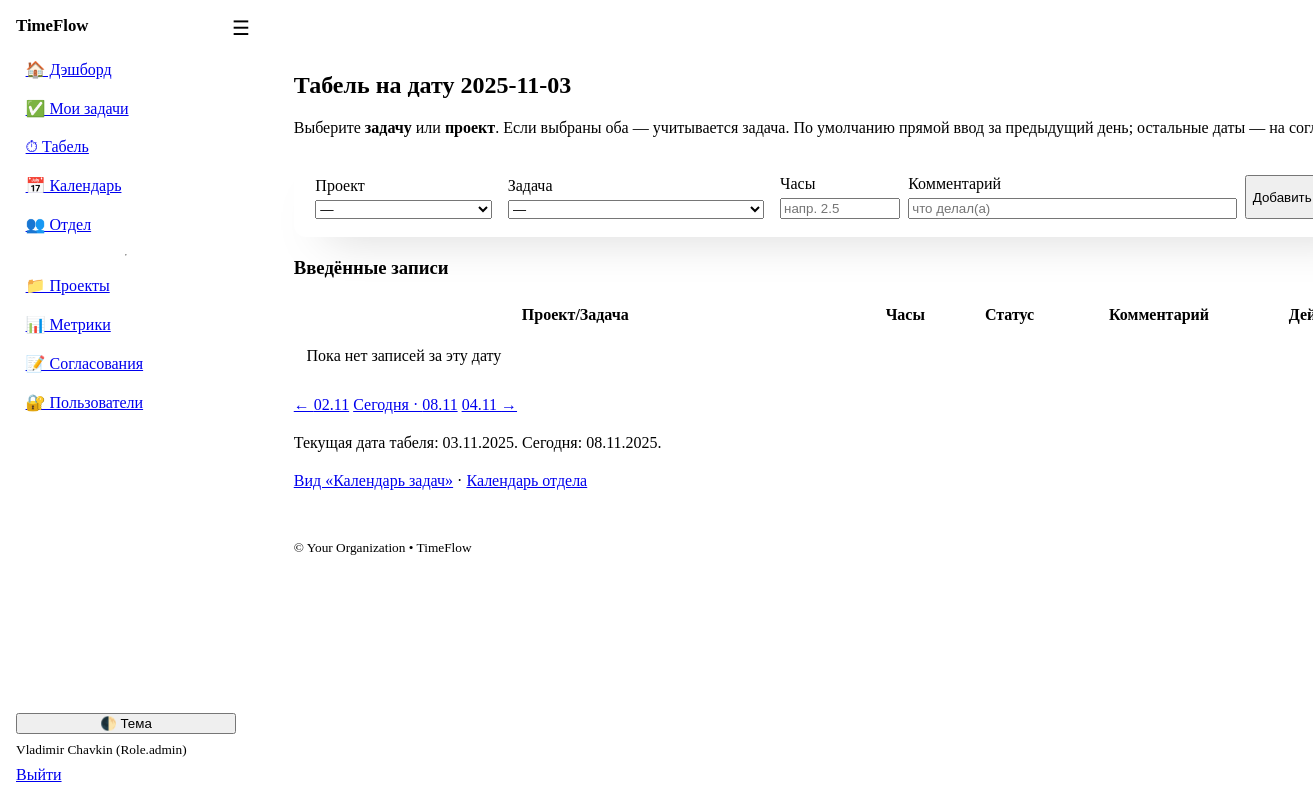
The app's page /timesheet?date=2025-11-03 (signed in), older data.
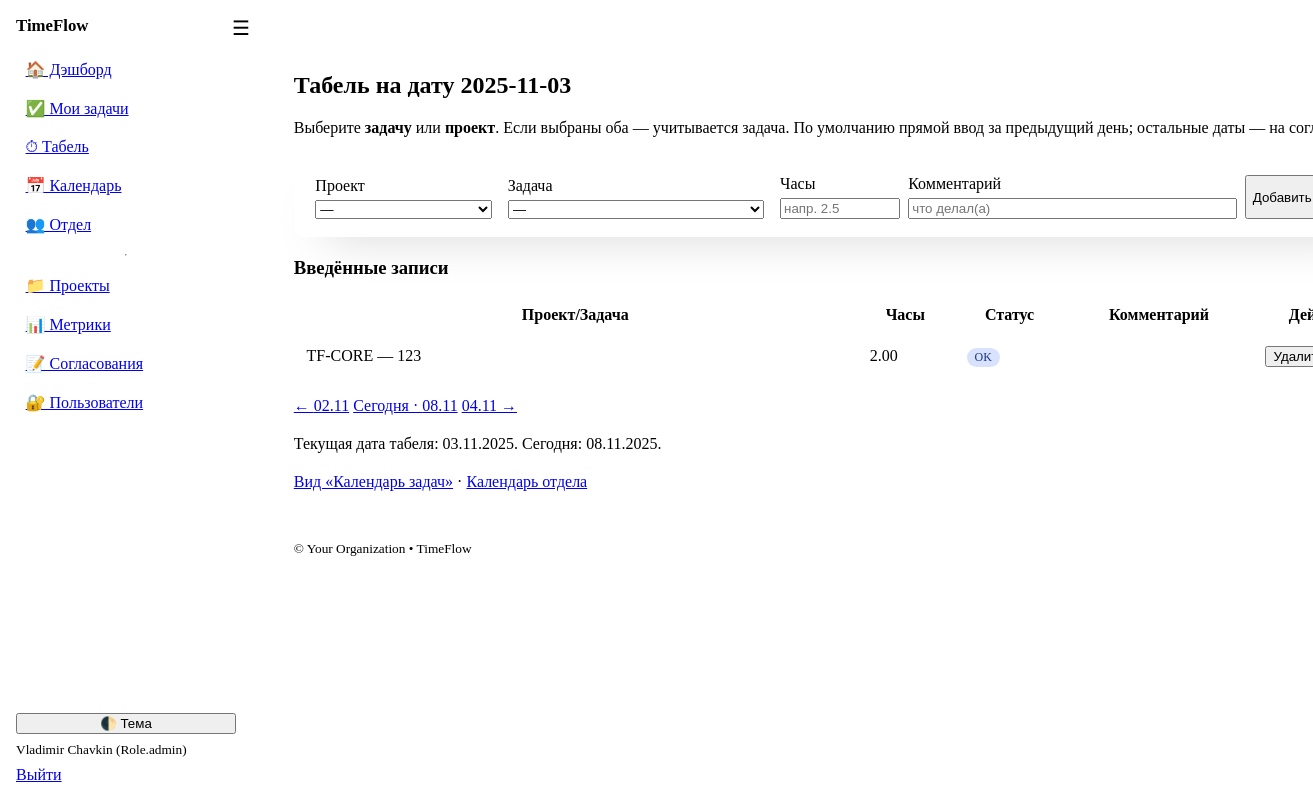
The same page, newer data.
### models.py (models this page shows)
class TimeEntry(Base):
    __tablename__ = "time_entries"
    id: Mapped[int] = mapped_column(Integer, primary_key=True)
    user_id: Mapped[int] = mapped_column(ForeignKey("users.id"))
    task_id: Mapped[int | None] = mapped_column(ForeignKey("tasks.id"), nullable=True)
    date: Mapped[dt.date] = mapped_column(Date, index=True)
    hours: Mapped[float] = mapped_column(Float)
    notes: Mapped[str] = mapped_column(Text, default="")
    approved: Mapped[bool] = mapped_column(Boolean, default=True)  # if backfilled beyond policy, set False until approved
    locked: Mapped[bool] = mapped_column(Boolean, default=False)   # Admin can lock entries after payroll/period close
    entry_type: Mapped[str] = mapped_column(String(30), default="work")  # work/leave/admin_adjustment
    created_at: Mapped[dt.datetime] = mapped_column(
        DateTime, default=dt.datetime.utcnow
    )
    leave_request_id: Mapped[int | None] = mapped_column(
        ForeignKey("leave_requests.id"), nullable=True
    )
    user: Mapped["User"] = relationship(back_populates="time_entries")
    task: Mapped["Task"] = relationship(back_populates="time_entries")
    project_id: Mapped[int | None] = mapped_column(ForeignKey("projects.id"), nullable=True)
    project: Mapped["Project"] = relationship("Project")
    leave_request: Mapped["LeaveRequest"] = relationship(
        "LeaveRequest", back_populates="time_entries"
    )

class Project(Base):
    __tablename__ = "projects"
    id: Mapped[int] = mapped_column(Integer, primary_key=True)
    code: Mapped[str] = mapped_column(String(50), index=True)  # e.g., C7И**** or other code
    name: Mapped[str] = mapped_column(String(200))
    description: Mapped[str] = mapped_column(Text, default="")
    is_project: Mapped[bool] = mapped_column(Boolean, default=True)  # False = non-project bucket
    status: Mapped[str] = mapped_column(String(20), default="active")  # active/closed
    planned_hours: Mapped[float] = mapped_column(Float, default=0.0)
    owner_id: Mapped[int | None] = mapped_column(ForeignKey("users.id"))
    date_created: Mapped[dt.date] = mapped_column(Date, default=dt.date.today)
    planned_due_date: Mapped[dt.date | None] = mapped_column(Date, nullable=True)
    owner: Mapped["User"] = relationship()
    tasks: Mapped[list["Task"]] = relationship(back_populates="project")
    __table_args__ = (UniqueConstraint("code", name="uq_project_code"),)
    members: Mapped[list["ProjectMember"]] = relationship(
        backref="project", cascade="all, delete-orphan"
    )

class Task(Base):
    __tablename__ = "tasks"
    id: Mapped[int] = mapped_column(Integer, primary_key=True)
    title: Mapped[str] = mapped_column(String(200))
    description: Mapped[str] = mapped_column(Text, default="")
    status: Mapped[TaskStatus] = mapped_column(Enum(TaskStatus), default=TaskStatus.in_progress)
    priority: Mapped[Priority] = mapped_column(Enum(Priority), default=Priority.medium)
    percent_complete: Mapped[int] = mapped_column(Integer, default=0)
    start_date: Mapped[dt.date | None] = mapped_column(Date, nullable=True)
    due_date: Mapped[dt.date | None] = mapped_column(Date, nullable=True)
    project_id: Mapped[int | None] = mapped_column(ForeignKey("projects.id"))
    assignee_id: Mapped[int] = mapped_column(ForeignKey("users.id"))
    created_by_id: Mapped[int] = mapped_column(ForeignKey("users.id"))
    created_at: Mapped[dt.datetime] = mapped_column(DateTime, default=dt.datetime.utcnow)
    project: Mapped["Project"] = relationship("Project", back_populates="tasks")
    assignee: Mapped["User"] = relationship(
        "User",
        back_populates="tasks",
        foreign_keys=[assignee_id],
    )
    created_by: Mapped["User"] = relationship(
        "User",
        foreign_keys=[created_by_id],
    )
    comments: Mapped[list["TaskComment"]] = relationship(back_populates="task")
    time_entries: Mapped[list["TimeEntry"]] = relationship(back_populates="task")
    approved: Mapped[bool] = mapped_column(Boolean, default=True)

### app.py (the view)
@app.get("/timesheet", response_class=HTMLResponse)
def timesheet(
    request: Request,
    db: Session = Depends(get_db),
    user: User = Depends(get_current_user),
    date: str | None = None,
    error: str | None = None,
):
    default_date = dt.date.today()
    if date:
        try:
            d = _parse_iso_date(date)
        except ValueError:
            d = default_date
            error = error or "invalid_date"
    else:
        d = default_date
    error_messages = {
        "invalid_date": "Не удалось разобрать выбранную дату.",
        "invalid_hours": "Количество часов должно быть положительным числом.",
        "task_missing": "Задача не найдена.",
        "task_forbidden": "Нельзя списывать время на чужую задачу.",
        "project_missing": "Проект не найден или закрыт.",
        "project_forbidden": "Проект недоступен для списания времени.",
    }
    entries = db.scalars(select(TimeEntry).where(TimeEntry.user_id == user.id, TimeEntry.date == d).order_by(TimeEntry.created_at)).all()
    tasks = db.scalars(select(Task).where(Task.assignee_id == user.id).order_by(Task.title)).all()
    projects = allowed_projects_for(user, db)
    return templates.TemplateResponse("timesheet.html", {
        "request": request, "user": user, "date": d, "entries": entries,
        "tasks": tasks, "projects": projects,
        "allow_backfill_days": ALLOW_BACKFILL_DAYS, "app_name": APP_NAME,
        "error_message": error_messages.get(error),
    })

### templates/timesheet.html (shortened to what this page needs)
{% extends "base.html" %}
{% block content %}
  {% set prev = date - datetime.timedelta(days=1) %}
  {% set next = date + datetime.timedelta(days=1) %}
  {% set today = datetime.date.today() %}
  <h2>Табель на дату {{ date.isoformat() }}</h2>
  <p class="muted">Выберите <strong>задачу</strong> или <strong>проект</strong>. Если выбраны оба — учитывается задача. По умолчанию прямой ввод за предыдущий день; остальные даты — на согласовании.</p>
  <article>
    <form method="post" action="/timesheet/add" class="ts-form">
      <label><span>Проект</span>
        <select name="project_id">
          <option value="">—</option>
        </select>
      </label>
      <label><span>Задача</span>
        <select name="task_id">
          <option value="">—</option>
        </select>
      </label>
      <label><span>Часы</span>
        <input type="number" name="hours" step="0.25" min="0" required inputmode="decimal" placeholder="напр. 2.5">
      </label>
      <label><span>Комментарий</span>
        <input type="text" name="notes" placeholder="что делал(а)">
      </label>
      <button type="submit">Добавить запись</button>
    </form>
  </article>
  <h3>Введённые записи</h3>
  <div class="table-wrapper sticky-table {% if entries|length > 12 %}stick{% endif %}">
    <table>
      <thead><tr><th>Проект/Задача</th><th>Часы</th><th>Статус</th><th>Комментарий</th><th>Действия</th></tr></thead>
      <tbody>
        {% for e in entries %}
        <tr>
          <td>
            {% if e.task %}
              {{ e.task.project.code if e.task.project else "—" }} — {{ e.task.title }}
            {% elif e.project %}
              {{ e.project.code }} — (без задачи)
            {% else %}
              Непроектная
            {% endif %}
          </td>
          <td>{{ '%.2f'|format(e.hours) }}</td>
          <td>{% if e.approved %}<span class="badge status-done">OK</span>{% else %}<span class="badge status-waiting">на согласовании</span>{% endif %}</td>
          <td>{{ e.notes }}</td>
          <td>
            {% if not e.locked %}
            <form method="post" action="/timesheet/delete">
              <button type="submit" class="secondary">Удалить</button>
            </form>
            {% else %}—{% endif %}
          </td>
        </tr>
        {% endfor %}
        {% if entries|length == 0 %}
        <tr><td colspan="5" class="muted">Пока нет записей за эту дату</td></tr>
        {% endif %}
      </tbody>
    </table>
  </div>
  <nav class="pager">
    <a href="/timesheet?date={{ prev.isoformat() }}" class="contrast">← {{ prev.strftime("%d.%m") }}</a>
    {% if date != today %}
      <a href="/timesheet?date={{ today.isoformat() }}" class="secondary">Сегодня · {{ today.strftime("%d.%m") }}</a>
    {% else %}
      <span class="badge status-done">Сегодня · {{ today.strftime("%d.%m") }}</span>
    {% endif %}
    {% if date < today %}
      <a href="/timesheet?date={{ next.isoformat() }}" class="contrast">{{ next.strftime("%d.%m") }} →</a>
    {% endif %}
  </nav>
  <p class="muted">Текущая дата табеля: {{ date.strftime("%d.%m.%Y") }}. Сегодня: {{ today.strftime("%d.%m.%Y") }}.</p>
  <p><a href="/timesheet/grid">Вид «Календарь задач»</a> · <a href="/calendar/team">Календарь отдела</a></p>
{% endblock %}

Row changes from the older to the newer data that the page shows:
added TimeEntry: task.project "TF-CORE", task "123", hours "2.00", approved "OK"
Text that changed along with them:
text no longer shown: "Пока нет записей за эту дату"
